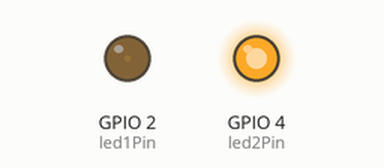
Recording of a sketch running on a simulated ESP32. On the bench: output pins drawn as LEDs (lit = HIGH). What the sketch prints to the serial monitor is not drawn.

Above: at 0.05 s.
At 1.15 s:
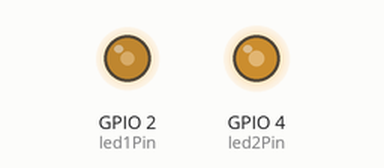
At 2.3 s:
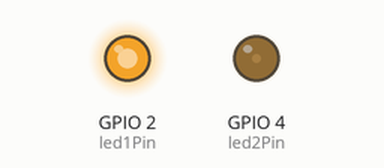
At 4.6 s:
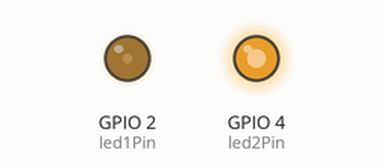
Timing chart, 0 to 6.7 s (numbered marks = the images above):
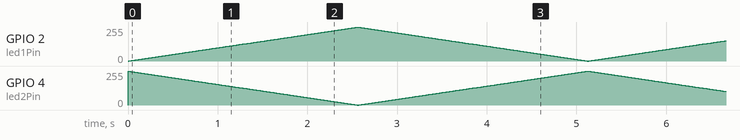

The sketch:

shiyan1_copy_20260611195640.ino
```cpp
// 定义两路LED引脚
const int led1Pin = 2;
const int led2Pin = 4;

// PWM公共参数
const int freq = 5000;          // 频率 5000Hz
const int resolution = 8;       // 分辨率 8位 (0-255)

void setup() {
  Serial.begin(115200);
  // 两路引脚分别绑定PWM通道
  ledcAttach(led1Pin, freq, resolution);
  ledcAttach(led2Pin, freq, resolution);
}

// 封装单次完整呼吸函数
void breatheLED(int pin, int delayTime)
{
  // 逐渐变亮
  for(int dutyCycle = 0; dutyCycle <= 255; dutyCycle++){
    ledcWrite(pin, dutyCycle);
    delay(delayTime);
  }
  // 逐渐变暗
  for(int dutyCycle = 255; dutyCycle >= 0; dutyCycle--){
    ledcWrite(pin, dutyCycle);
    delay(delayTime);
  }
}

void loop() {
  int val;
  // LED1渐亮，LED2渐暗
  for(val = 0; val <= 255; val++)
  {
    ledcWrite(led1Pin, val);
    ledcWrite(led2Pin, 255 - val);
    delay(10);
  }
  // LED1渐暗，LED2渐亮
  for(val = 255; val >= 0; val--)
  {
    ledcWrite(led1Pin, val);
    ledcWrite(led2Pin, 255 - val);
    delay(10);
  }
  Serial.println("交替一轮完成");
}
```
